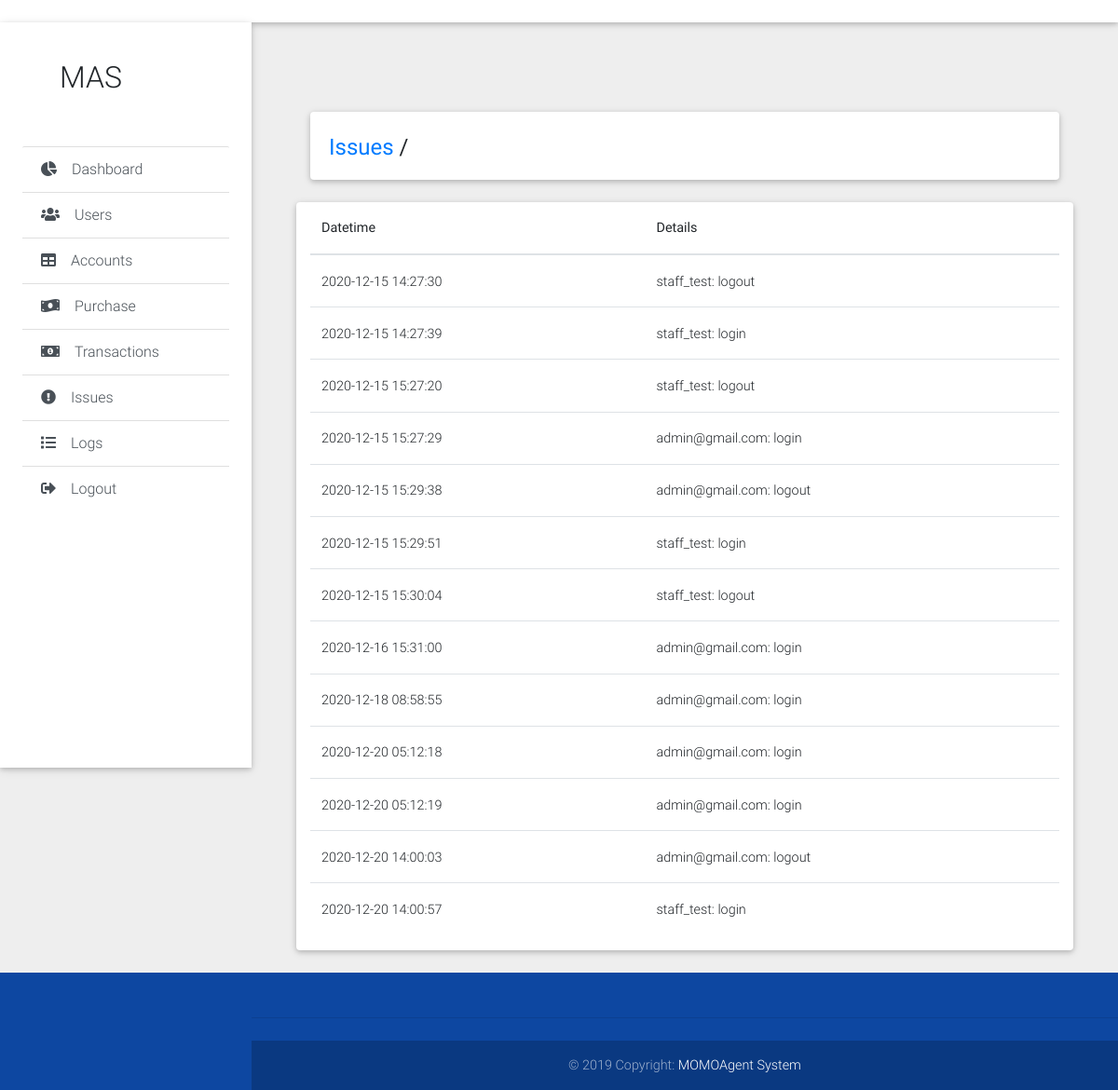
/admin/logs.php, run on an earlier commit of the app's database.
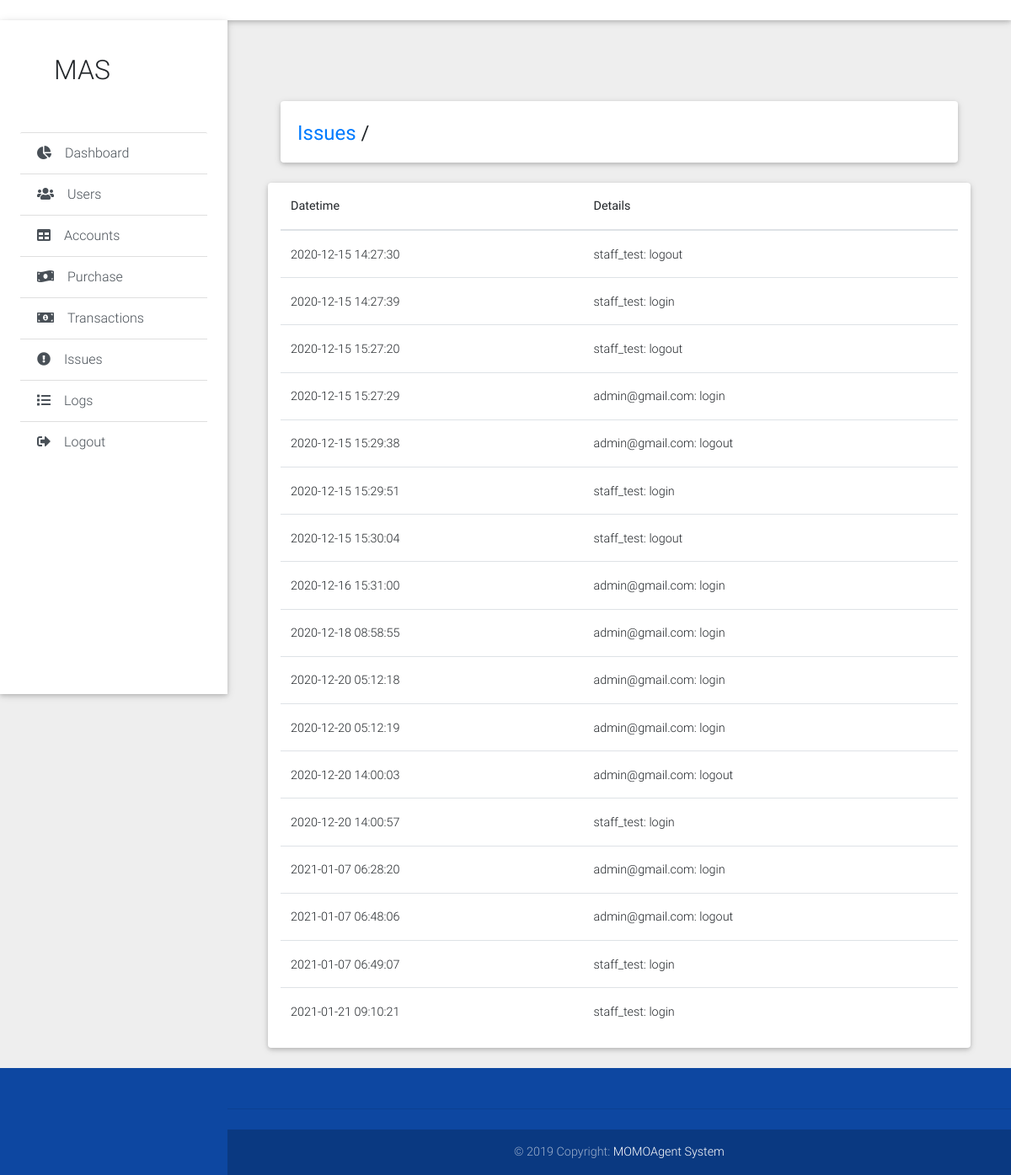
And on a later commit of the database.
### tables this page shows
CREATE TABLE `logs` (
  `timetsamp` timestamp NOT NULL DEFAULT current_timestamp(),
  `id` int(10) NOT NULL,
  `userid` int(11) NOT NULL,
  `details` text NOT NULL
);

### admin/logs.php (the view, shortened to what this page needs)
<!DOCTYPE html>
<html lang="en">
<?php include_once 'static/head.php';
include_once("../db.php");
$result = $pdo->query("SELECT * FROM logs INNER JOIN users ON users.id = logs.userid");
?>
<body class="grey lighten-3">
  <header>
<?php include_once 'static/navbar.php'; ?>
<?php include_once 'static/sidebar.php'; ?>
  </header>
  <main class="pt-5 mx-lg-5">
    <div class="container-fluid mt-5">
      <div class="card mb-4 wow fadeIn">
        <div class="card-body d-sm-flex justify-content-between">
          <h4 class="mb-2 mb-sm-0 pt-1">
            <a href="#" >Issues</a>
            <span>/</span>
          </h4>
        </div>
      </div>
      <div class="row card wow fadeIn">
        <div class="col">
          <table class="table table-hover">
            <thead class="table-black">
              <tr>
                <th>Datetime</th>
                <th>Details</th>
              </tr>
            </thead>
            <tbody>
              <?php
                while($row = $result->fetch(PDO::FETCH_ASSOC)) {
                  echo "<tr>";
                  echo "<td>".$row['timetsamp']."</td>";
                  echo "<td>".$row['details']."</td>";
                 ?>
              <?php } ?>
            </tbody>
          </table>
        </div>
      </div>
    </div>
  </main>
<?php include_once 'static/footer.php'; ?>
</body>
</html>

What changed in the data, as far as the page shows it:
added logs: timetsamp "2021-01-07 06:28:20", details "admin@gmail.com: login"
added logs: timetsamp "2021-01-07 06:48:06", details "admin@gmail.com: logout"
added logs: timetsamp "2021-01-07 06:49:07", details "staff_test: login"
added logs: timetsamp "2021-01-21 09:10:21", details "staff_test: login"
